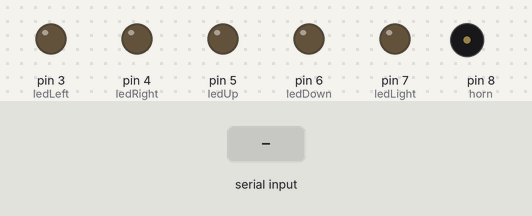
The sketch below on a simulated Arduino Uno, built with avr-gcc and run on an emulated ATmega328P. Shown: output pins drawn as LEDs (lit = HIGH), buzzer (waves = sounding, pin HIGH). The test bench sets the inputs (shaded band).

Above: at 1.4 s.
1.5 s: "U" received over Serial
At 2.7 s:
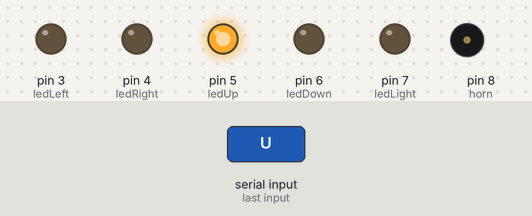
3.0 s: byte 69 ('E') received over Serial
At 4.0 s:
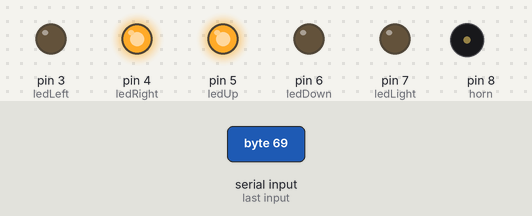
4.5 s: byte 90 ('Z') received over Serial
At 5.1 s:
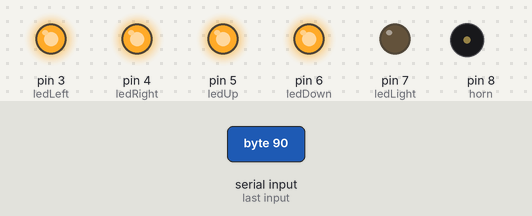
6.0 s: byte 101 ('e') received over Serial
At 6.3 s:
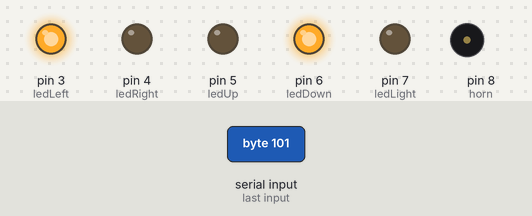
7.5 s: byte 67 ('C') received over Serial
At 8.6 s:
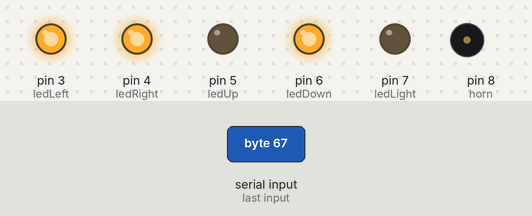
9.0 s: byte 122 ('z') received over Serial
At 9.7 s:
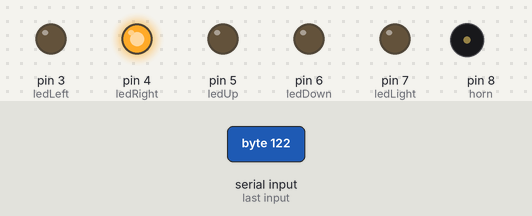
Timing chart, 0 to 11.5 s (numbered marks = the images above; inputs shaded):
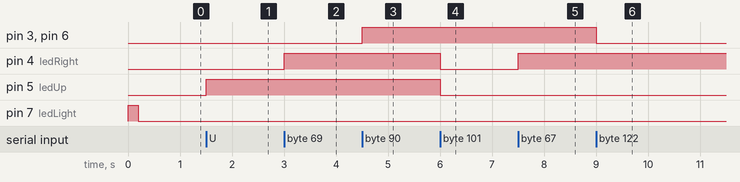

The sketch:

test-pyrobot-controlls-using-light.ino
```cpp
// Pin Definitions
const int ledLeft  = 3;
const int ledRight = 4;
const int ledUp    = 5;
const int ledDown  = 6;
const int ledLight = 7;
const int horn = 8;

void setup() {
  Serial.begin(9600);
  pinMode(ledLeft,  OUTPUT);
  pinMode(ledRight, OUTPUT);
  pinMode(ledUp,    OUTPUT);
  pinMode(ledDown,  OUTPUT);
  pinMode(ledLight, OUTPUT);
  pinMode(horn,     OUTPUT);

  // Flash once to confirm code is running
  digitalWrite(ledLight, HIGH); delay(200); digitalWrite(ledLight, LOW);
}

void loop() {
  if (Serial.available() > 0) {
    char cmd = Serial.read();

    // --- Standard Movement ---
    if (cmd == 'U') digitalWrite(ledUp,    HIGH);
    if (cmd == 'u') digitalWrite(ledUp,    LOW);

    if (cmd == 'D') digitalWrite(ledDown,  HIGH);
    if (cmd == 'd') digitalWrite(ledDown,  LOW);

    if (cmd == 'L') digitalWrite(ledLeft,  HIGH);
    if (cmd == 'l') digitalWrite(ledLeft,  LOW);

    if (cmd == 'R') digitalWrite(ledRight, HIGH);
    if (cmd == 'r') digitalWrite(ledRight, LOW);

    // --- Diagonal Movement (Combination of Pins) ---
    // Top-Left (Q/q)
    if (cmd == 'Q') { digitalWrite(ledUp, HIGH); digitalWrite(ledLeft, HIGH); }
    if (cmd == 'q') { digitalWrite(ledUp, LOW);  digitalWrite(ledLeft, LOW); }

    // Top-Right (E/e)
    if (cmd == 'E') { digitalWrite(ledUp, HIGH); digitalWrite(ledRight, HIGH); }
    if (cmd == 'e') { digitalWrite(ledUp, LOW);  digitalWrite(ledRight, LOW); }

    // Bottom-Left (Z/z)
    if (cmd == 'Z') { digitalWrite(ledDown, HIGH); digitalWrite(ledLeft, HIGH); }
    if (cmd == 'z') { digitalWrite(ledDown, LOW);  digitalWrite(ledLeft, LOW); }

    // Bottom-Right (C/c)
    if (cmd == 'C') { digitalWrite(ledDown, HIGH); digitalWrite(ledRight, HIGH); }
    if (cmd == 'c') { digitalWrite(ledDown, LOW);  digitalWrite(ledRight, LOW); }

    // --- Horn (Momentary) ---
    if (cmd == 'H') digitalWrite(horn, HIGH);
    if (cmd == 'h') digitalWrite(horn, LOW);

    // --- Light (Toggle via System) ---
    if (cmd == 'N') digitalWrite(ledLight, HIGH);
    if (cmd == 'F') digitalWrite(ledLight, LOW);
  }
}
```

Measured:
- after the input at 1.5 s, pin 5 (ledUp): LOW → HIGH at once
- after the input at 3.0 s, pin 4 (ledRight): LOW → HIGH at once
- after the input at 4.5 s, pin 3 (ledLeft), pin 6 (ledDown): LOW → HIGH at once
- after the input at 6.0 s, pin 4 (ledRight), pin 5 (ledUp): HIGH → LOW at once
- after the input at 7.5 s, pin 4 (ledRight): LOW → HIGH at once
- after the input at 9.0 s, pin 3 (ledLeft), pin 6 (ledDown): HIGH → LOW at once
